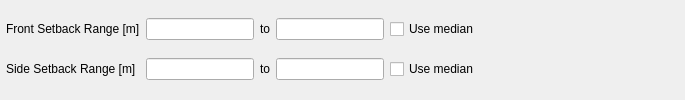
                   <widget class="QWidget" name="widget_5" native="true">
                    <property name="minimumSize">
                     <size>
                      <width>0</width>
                      <height>0</height>
                     </size>
                    </property>
                    <layout class="QGridLayout" name="gridLayout_4">
                     <property name="leftMargin">
                      <number>6</number>
                     </property>
                     <property name="topMargin">
                      <number>6</number>
                     </property>
                     <property name="rightMargin">
                      <number>6</number>
                     </property>
                     <property name="bottomMargin">
                      <number>6</number>
                     </property>
                     <item row="0" column="5">
                      <spacer name="horizontalSpacer_10">
                       <property name="orientation">
                        <enum>Qt::Horizontal</enum>
                       </property>
                       <property name="sizeHint" stdset="0">
                        <size>
                         <width>200</width>
                         <height>20</height>
                        </size>
                       </property>
                      </spacer>
                     </item>
                     <item row="0" column="1">
                      <widget class="QLineEdit" name="setback_f_min_box">
                       <property name="sizePolicy">
                        <sizepolicy hsizetype="Preferred" vsizetype="Preferred">
                         <horstretch>0</horstretch>
                         <verstretch>0</verstretch>
                        </sizepolicy>
                       </property>
                       <property name="minimumSize">
                        <size>
                         <width>0</width>
                         <height>0</height>
                        </size>
                       </property>
                       <property name="text">
                        <string/>
                       </property>
                      </widget>
                     </item>
                     <item row="0" column="0">
                      <widget class="QLabel" name="setback_f_lbl">
                       <property name="text">
                        <string>Front Setback Range [m]</string>
                       </property>
                      </widget>
                     </item>
                     <item row="0" column="3">
                      <widget class="QLineEdit" name="setback_f_max_box">
                       <property name="sizePolicy">
                        <sizepolicy hsizetype="Preferred" vsizetype="Preferred">
                         <horstretch>0</horstretch>
                         <verstretch>0</verstretch>
                        </sizepolicy>
                       </property>
                       <property name="text">
                        <string/>
                       </property>
                      </widget>
                     </item>
                     <item row="0" column="2">
                      <widget class="QLabel" name="setback_f_to">
                       <property name="text">
                        <string>to</string>
                       </property>
                      </widget>
                     </item>
                     <item row="0" column="4">
                      <widget class="QCheckBox" name="fsetbackmed_check">
                       <property name="text">
                        <string>Use median</string>
                       </property>
                      </widget>
                     </item>
                     <item row="1" column="0">
                      <widget class="QLabel" name="setback_s_lbl">
                       <property name="text">
                        <string>Side Setback Range [m]</string>
                       </property>
                      </widget>
                     </item>
                     <item row="1" column="1">
                      <widget class="QLineEdit" name="setback_s_min_box">
                       <property name="text">
                        <string/>
                       </property>
                      </widget>
                     </item>
                     <item row="1" column="2">
                      <widget class="QLabel" name="setback_s_to">
                       <property name="text">
                        <string>to</string>
                       </property>
                      </widget>
                     </item>
                     <item row="1" column="3">
                      <widget class="QLineEdit" name="setback_s_max_box">
                       <property name="text">
                        <string/>
                       </property>
                      </widget>
                     </item>
                     <item row="1" column="4">
                      <widget class="QCheckBox" name="ssetbackmed_check">
                       <property name="text">
                        <string>Use median</string>
                       </property>
                      </widget>
                     </item>
                     <item row="1" column="5">
                      <spacer name="horizontalSpacer_11">
                       <property name="orientation">
                        <enum>Qt::Horizontal</enum>
                       </property>
                       <property name="sizeHint" stdset="0">
                        <size>
                         <width>200</width>
                         <height>20</height>
                        </size>
                       </property>
                      </spacer>
                     </item>
                    </layout>
                   </widget>
